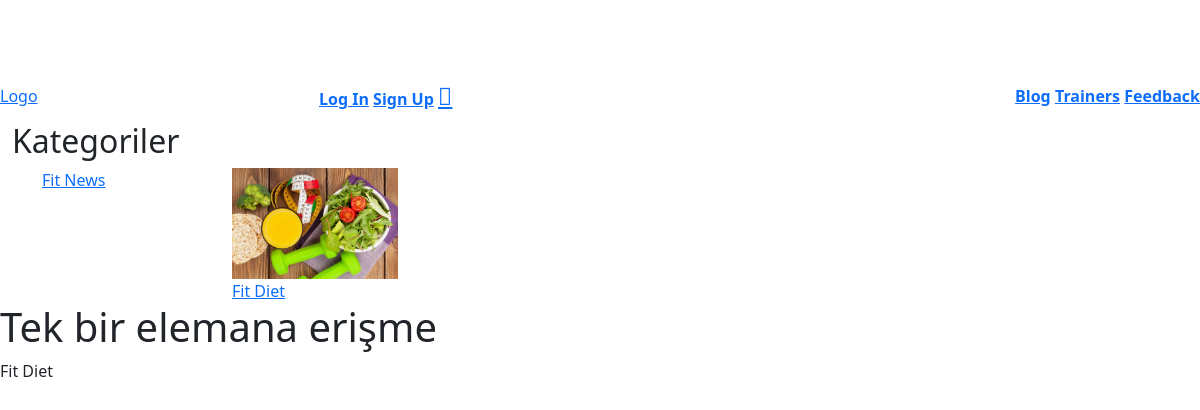
The page /post/categories/ on the database its author committed.
### post/models.py (models this page shows, shortened)
class Category(models.Model):
    name = models.CharField(max_length=255)
    image = models.ImageField(null=True, blank=True)
    slug = models.SlugField(unique=True, editable=False, max_length=130)

### post/views.py (the view)
# urls.py: path('categories/', category_view, name='categories'),
def category_view(request):
    category_list = Category.objects.all()
    return render(request, 'post/category.html', {'category_list': category_list})

### templates/post/category.html (shortened to what this page needs)
{% extends 'base.html' %}
{% block body %}
    <div class="container-fluid">
        <h2> Kategoriler </h2>
<div class="container">
        <div class ="row">
        {% for category in category_list %}
            <div class="col col-md-2">
                {% if category.image %}
                    <img src="{{ category.image.url }}" class="img-fluid" />
                {% endif %}
                <a href="{% url 'post:index' %}?kategori={{category.slug}} ">
                    {{category.name}}
                </a>
                </div>
        {% endfor %}
</div>
            </div>
    </div>
<h1>Tek bir elemana erişme</h1>
{% if category_list %}
{{category_list.1.name}}
{% endif %}
{% endblock %}

### static/css/style.css (style rules this page uses)
body { padding-top: 70px; }

### rows shown on the page
Category: name "Fit News"
Category: image (picture), name "Fit Diet"
